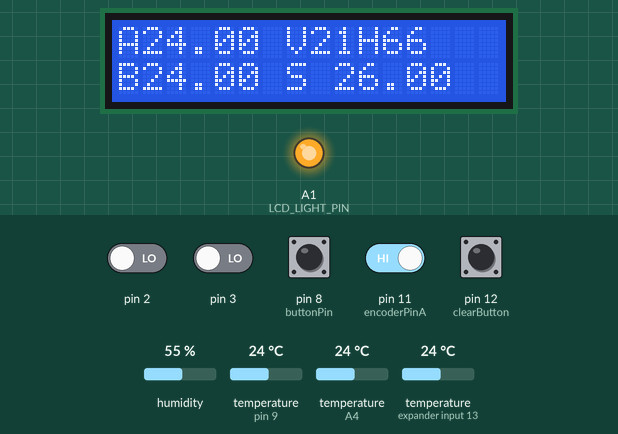
This sketch was run on a simulated Arduino Nano, built with avr-gcc and run on an emulated ATmega328P. On the bench: 16×2 character LCD, output pins drawn as LEDs (lit = HIGH). The test bench sets the inputs (shaded band); at power-on: pin 8 (buttonPin), pin 11 (encoderPinA), pin 12 (clearButton) HIGH, pin 2, pin 3 LOW, humidity 55 %, temperature (sensors on pin 9, A4, expander input 13) 24 °C. Pins used as bus, display or sensor lines are not drawn; what the sketch prints to the serial monitor is not drawn.

Above: at 8.1 s.
8.2 s: pin 12 (clearButton) pulled LOW for 0.6 s
At 9.1 s:
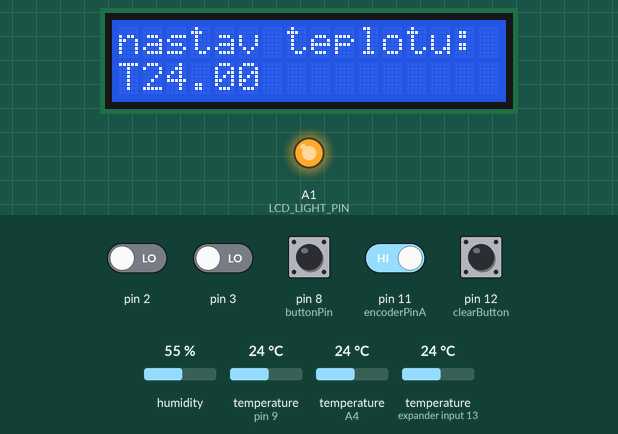
10.7 s: pin 12 (clearButton) pulled LOW for 0.6 s
At 12.6 s:
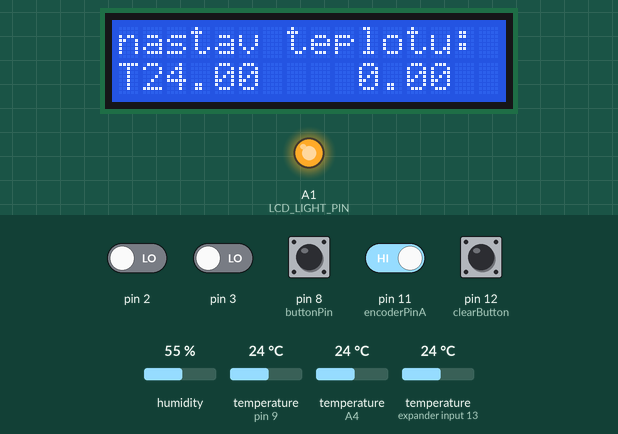
12.9 s: pin 8 (buttonPin) pulled LOW for 0.6 s
At 13.4 s:
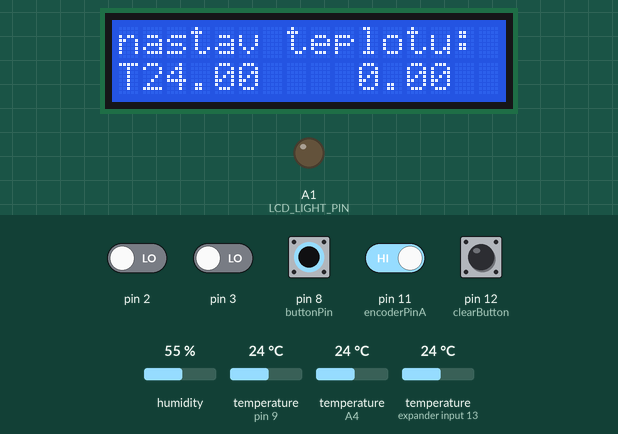
15.0 s: pin 2 driven HIGH
At 16.1 s:
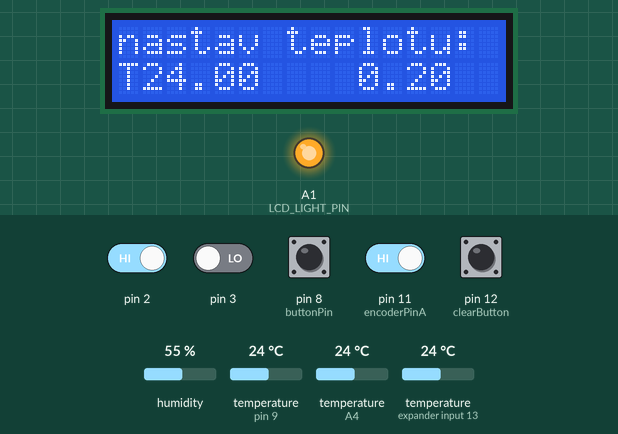
16.5 s: pin 8 (buttonPin) pulled LOW for 0.6 s
At 17.0 s:
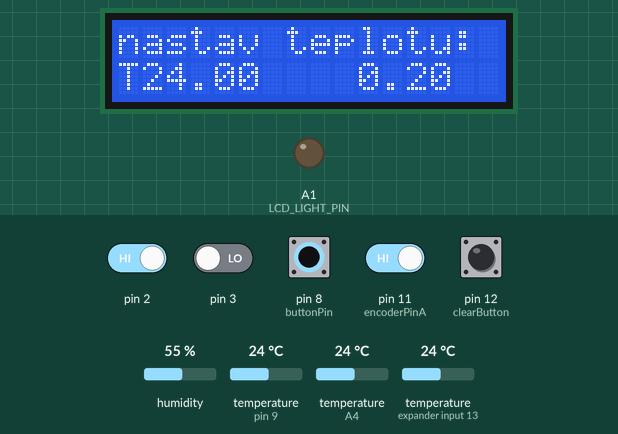
21.2 s: pin 8 (buttonPin) driven LOW and pin 12 (clearButton) driven LOW
At 22.7 s:
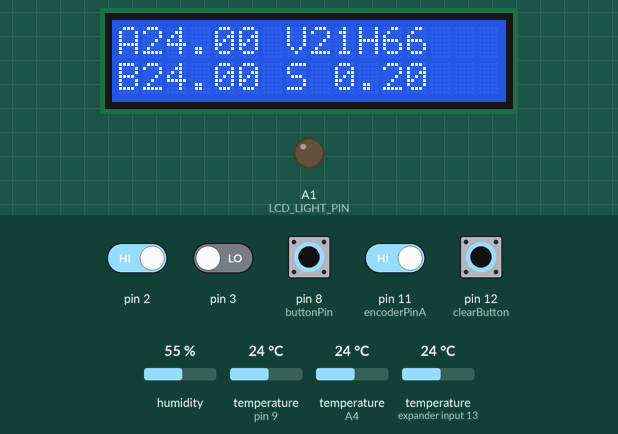
Timing chart, 0 to 24.2 s (numbered marks = the images above; inputs shaded):
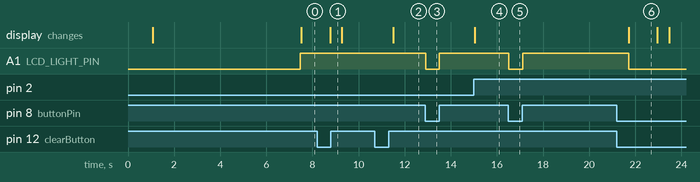

Measured:
- after the input at 8.2 s, the display: changes after 0.56 s (image 1)
- after the input at 10.7 s, the display: changes after 0.80 s (image 2)
- after the input at 12.9 s, A1 (LCD_LIGHT_PIN): HIGH → LOW at once, → HIGH 0.59 s later
- after the input at 15.0 s, the display: changes after 0.05 s (image 4)
- after the input at 16.5 s, A1 (LCD_LIGHT_PIN): HIGH → LOW at once, → HIGH 0.61 s later
- after the input at 21.2 s, A1 (LCD_LIGHT_PIN): HIGH → LOW after 0.52 s; the display: changes after 0.53 s (image 6)
- what the display in image 6 shows lasts 1.3 s, from 21.7 s to 23.0 s

The sketch:

LCDthermostatV0_2.ino
```cpp
#include <LiquidCrystal.h>
#include <Wire.h>
#include <OneWire.h>
#include <DallasTemperature.h>
#include <dht.h>

#define dht_dpin A4 //no ; here. Set equal to channel sensor is on
#define LCD_LIGHT_PIN A1
#define ONE_WIRE_BUS 9

dht DHT;

OneWire ourWire(ONE_WIRE_BUS);

DallasTemperature sensors(&ourWire);

// inicializuje lcd s definicí připojení na piny.
// MojeLCD1(RS,Enable, D4, D5, D6, D7)

LiquidCrystal lcd(7,6,5,4,3,2);


// usually the rotary encoders three pins have the ground pin in the middle
enum PinAssignments {
  encoderPinA = 11,   // right (labeled DT on our decoder, yellow wire)
  encoderPinB = 10,   // left (labeled CLK on our decoder, green wire)
  clearButton = 12,    // switch (labeled SW on our decoder, orange wire)
  // connect the +5v and gnd appropriately
};

//volatile unsigned int encoderPos = 0;  // a counter for the dial
float encoderPos = 0;  // a counter for the dial
boolean buttonState = 0;
const int buttonPin = 8;
boolean rele1 = A2;
boolean rele2 = A3;
boolean led1 = A5;
boolean led2 = A6;
boolean led3 = A7;
//unsigned int lastReportedPos = 1;   // change management
float lastReportedPos;   // change managemen
float settemp;
int Setup;
static boolean rotating=false;      // debounce management
float teplota0;
float vlhko0;
float teplota1;
float teplota2;
float histereze;
float OFFcool;
float OFFheat;
float oritemp;
float orihum;
float kortemp = -3;
float korhum = 11 ;


//Casování programu
int n = 100;
unsigned long mycounter = 0;

// interrupt service routine vars
boolean A_set = false;
boolean B_set = false;


void setup() {
  Serial.begin(9600);  // output
  Serial.println("Meny termostat");
  delay(500);
  Serial.println("spoustim LCD");
  delay(500);
  lcd.begin(16, 2); //inicializace displeje
  Serial.println("spoustim DS18 Teplotni cidlo");
  delay(500);
  sensors.begin();

  // Set the button pin as an input.
  pinMode(buttonPin, INPUT);

  // Set the LCD display backlight pin as an output.
  pinMode(LCD_LIGHT_PIN, OUTPUT);

  // Turn off the LCD backlight.
  digitalWrite(LCD_LIGHT_PIN, LOW);


  pinMode(led1, OUTPUT);
  pinMode(led2, OUTPUT);
  pinMode(led3, OUTPUT);
  pinMode(rele1, OUTPUT);
  pinMode(rele2, OUTPUT);
  digitalWrite(rele1, HIGH);
  digitalWrite(rele2, HIGH);
  Setup = 0;
  settemp = 26;
  histereze = 1;
  OFFcool = 15;
  OFFheat = 15;


  //  LastReportedPos = 20;

  pinMode(encoderPinA, INPUT_PULLUP); // new method of enabling pullups
  pinMode(encoderPinB, INPUT_PULLUP);
  pinMode(clearButton, INPUT_PULLUP);
  // turn on pullup resistors (old method)
  //digitalWrite(encoderPinA, HIGH);
  // digitalWrite(encoderPinB, HIGH);
  // digitalWrite(clearButton, HIGH);

  // encoder pin on interrupt 0 (pin 2)        vpravo + SW
  attachInterrupt(0, doEncoderA, CHANGE);
  // encoder pin on interrupt 1 (pin 3)         vlevo - SWW
  attachInterrupt(1, doEncoderB, CHANGE);

  //TEST LED a rele
  Serial.print("TEST");
  digitalWrite (led1, HIGH);
  digitalWrite(led2, LOW);
  digitalWrite(led3, LOW);
  digitalWrite(rele1, LOW);
  digitalWrite(rele2, HIGH);
  delay(1000);
  digitalWrite(led1, LOW);
  digitalWrite(led2, HIGH);
  digitalWrite(led3, LOW);
  digitalWrite(rele1, HIGH);
  digitalWrite(rele2, LOW);
  delay(1000);
  digitalWrite(led1, LOW);
  digitalWrite(led2, LOW);
  digitalWrite(led3, HIGH);
  digitalWrite(rele1, LOW);
  digitalWrite(rele2, LOW);
  delay(1000);
  digitalWrite(led1, LOW);
  digitalWrite(led2, LOW);
  digitalWrite(led3, LOW);
  digitalWrite(rele1, HIGH);
  digitalWrite(rele2, HIGH);
  delay(1000);
  digitalWrite(led1, HIGH);
  digitalWrite(led2, HIGH);
  digitalWrite(led3, HIGH);
  digitalWrite(rele1, LOW);
  digitalWrite(rele2, LOW);
  delay(1000);
  digitalWrite(led1, LOW);
  digitalWrite(led2, LOW);
  digitalWrite(led3, LOW);
  digitalWrite(rele1, LOW);
  digitalWrite(rele2, LOW);


}
void loop(){
  //////////////////////////////////////////////////////////////////////////////////////////////////
  //
  //
  //
  //načítání teplot  DS18 a DHT11
  //
  ///////////////////////////////////////////////////////////////////////////////////////////////////

  if (Setup == 0){
    Serial.println();
    Serial.print("Requesting temperature...");
    sensors.requestTemperatures(); // Send the command to get temperatures
    Serial.println("DONE");


    Serial.print("Device 1 (index 0) = ");
    Serial.print(sensors.getTempCByIndex(0));
    Serial.println(" Degrees C");
    Serial.print("Device 1 (index 0) = ");
    Serial.print(sensors.getTempFByIndex(0));
    Serial.println(" Degrees F");
    teplota1 = sensors.getTempCByIndex(0);


    Serial.print("Device 2 (index 0) = ");
    Serial.print(sensors.getTempCByIndex(1));
    Serial.println(" Degrees C");
    Serial.print("Device 2 (index 0) = ");
    Serial.print(sensors.getTempFByIndex(1));
    Serial.println(" Degrees F");
    teplota2 = sensors.getTempCByIndex(1);


    DHT.read11(dht_dpin);

    Serial.print("Current humidity = ");
    orihum = DHT.humidity + korhum;
    Serial.print(orihum);
    Serial.print("%  ");
    Serial.print("temperature = ");
    oritemp = DHT.temperature + kortemp;
    Serial.print(oritemp);
    Serial.println("C  ");
    teplota0 = DHT.temperature;
    vlhko0 = DHT.humidity;

  }


  /////////////////////////////////////////////////////////////////////////////////////////
  //
  //
  // MENU setup = ano1 ne0        podmínka pro zaplé vyplé menu
  //
  //
  /////////////////////////////////////////////////////////////////////////////////////

  if (digitalRead(clearButton) == LOW && Setup == 0 )

  {        //klik SW
    Serial.println("SW klik ON");
    Setup = 1;
    delay (300);
    lcd.clear();
    lcd.setCursor(0, 0);
    lcd.print("nastav teplotu:");
    lcd.setCursor(0, 1);
    lcd.print("T");
    lcd.setCursor(1, 1);
    lcd.print(teplota1);
  }
  if (digitalRead(clearButton) == LOW && Setup == 1 )  {        //klik SW
    Serial.println("SW klik OFF");
    Setup = 0;                                                  // ukončení nastavení zapíše settemp
    settemp = lastReportedPos;
    lastReportedPos = settemp;
    encoderPos=lastReportedPos;
    delay (500);
  }
  if (Setup == 1){
    //    do
    //    {       //když je zaplý setup ano1
    rotating = true;  // reset the debouncer
    if (encoderPos > 50 ){
      //    encoderPos = 0;
      lastReportedPos = 49;             //nepustí pod TsetMAX      koncák
    }
    if (encoderPos < -20 ){
      //    encoderPos = 0;
      lastReportedPos = -19;             //nepustí pod TsetMIN      koncák
    }
    else
    {
      if (lastReportedPos != encoderPos && encoderPos<50 && encoderPos>-19 ) {   //když se změní pozice a zároveň je v intervalu Tmin Tma
        Serial.print("Index:");                                                   // vypíše do konzole a přepíše poslední
        Serial.println(encoderPos, DEC);                        //pozici do aktuální
        Serial.println(lastReportedPos);
        lastReportedPos = encoderPos;
        delay(10);

      }
      lcd.setCursor(10, 1);
      lcd.println(lastReportedPos);

    }
    //    }
    //    while (digitalRead(clearButton) == LOW && Setup == 1);
  }
  //////////////////////////////////////////////////////////////////////////////////////////////////
  //
  //
  //
  //podsvícení LCD
  //
  ///////////////////////////////////////////////////////////////////////////////////////////////////

  if (Setup == 0);
  {
    // buttonState = digitalRead(buttonPin);         //načte tlačítko podsvícení a rozsvítí
    if (digitalRead(buttonPin) == 0)               //LCD backlight ON OFF
    {
      digitalWrite(LCD_LIGHT_PIN, LOW);
      Serial.println("Backlight OFF");
    }
    if (digitalRead(buttonPin) == 1)
    {
      digitalWrite(LCD_LIGHT_PIN, HIGH);
      Serial.println("Backlight ON");
    }
  }


  //////////////////////////////////////////////////////////////////////////////////////////////////
  //
  //
  //
  //výpis na LCD
  //
  ///////////////////////////////////////////////////////////////////////////////////////////////////

  if (Setup == 0){        //pokud je setup vyplý tak se vypisuje nějakej text na LCD
    lcd.clear();                        ///
    lcd.setCursor(0, 0);                //  /T1   T3    Tset             S
    lcd.print("A");
    lcd.setCursor(1, 0);
    lcd.print(teplota1);    ///
    //  /T2   Hu    Tset-T1          S
    lcd.setCursor(0, 1);                ///
    lcd.print("B");
    lcd.setCursor(1, 1);
    lcd.print(teplota2);

    lcd.setCursor(7, 0);
    lcd.print("V");
    lcd.setCursor(8, 0);                 // není to celý chyběj čidla
    lcd.print(oritemp);
    lcd.setCursor(10, 0);                 // není to celý chyběj čidla
    lcd.print("H");
    lcd.setCursor(11, 0);                 // není to celý chyběj čidla
    lcd.print(orihum);
    lcd.println("  ");

    lcd.setCursor(7, 1);
    lcd.print("S");
    lcd.setCursor(9, 1);                 // není to celý chyběj čidla
    lcd.print(settemp);

    lcd.setCursor(13, 0);                  //sem vrazit šipky
    lcd.print("   ");
    lcd.setCursor(15, 1);                  //sem vrazit šipky
    lcd.print("");

    lcd.setCursor(15, 0);
    lcd.print("");
  }

  //////////////////////////////////////////////////////////////////////////////////////////////////
  //
  //
  //
  //funkce termostatu
  //
  ///////////////////////////////////////////////////////////////////////////////////////////////////
  if (Setup == 0){
    if(teplota1 <= settemp-histereze && teplota1 < OFFheat)
    {// čeká na samovolné ohřátí
      digitalWrite(led1, LOW);
      digitalWrite(led2, HIGH);
      digitalWrite(led3, LOW);
      Serial.print ("cekam na teplo");
      digitalWrite(rele1, LOW);
      digitalWrite(rele2, LOW);
      Serial.println("LOW LOW ceka na minimalni teplotu ohřevu");
      //      delay (1000);
      //      digitalWrite(led2, 0);
      //      delay (1000);

    }


    if(teplota1 <= settemp-histereze && teplota1 > OFFheat) {
      // topí
      digitalWrite(led1, HIGH);
      digitalWrite(led2, LOW);
      digitalWrite(led3, LOW);
      Serial.print ("topim");
      digitalWrite(rele1, LOW);
      digitalWrite(rele2, HIGH);
      Serial.print("Rele2,HIGH topí");
      //      delay (1000);

    }

    if(teplota1 >= settemp+histereze && teplota1 <OFFcool) {
      //chladí
      digitalWrite(led1,LOW);
      digitalWrite(led2, LOW);
      digitalWrite(led3, HIGH);
      Serial.print ("chladim");
      digitalWrite(rele1, HIGH);
      digitalWrite(rele2, LOW);
      Serial.println("Rele1,HIGH chladi");
      //      delay (1000);

    }
    if(teplota1 >= settemp+histereze && teplota1 > OFFcool) {
      //čeká na chladnutí
      digitalWrite(led1,LOW);
      digitalWrite(led2, HIGH);
      digitalWrite(led3, LOW);
      Serial.println ("cekam na chlad minimalni teplotu chlazeni");
      digitalWrite(rele1, LOW);
      digitalWrite(rele2, LOW);
      //      delay (1000);

    }

    if (teplota1 <= settemp-histereze && teplota1 <= OFFheat) //nedělá nic
    {

      digitalWrite(led1,LOW);
      digitalWrite(led2, HIGH);
      digitalWrite(led3, LOW);
      Serial.print ("cekam na hodnotu");
      //      delay (1000);
    }
    //    if (teplota1 >= settemp+histereze){
    //      //    digitalWrite(led1, 1);
    //      //    digitalWrite(led2, 1);
    //      //    digitalWrite(led3, 0);
    //      Serial.print ("přetopeno");
    //    digitalWrite(rele1, LOW);
    //    digitalWrite(rele2, LOW);

    //
    //    }
    //    if (teplota1 <= settemp-histereze){
    //      //    digitalWrite(led1, O);
    //      //    digitalWrite(led2, 1);
    //      //    digitalWrite(led3, 1);
    //      Serial.print ("přechlazeno");
    //        digitalWrite(rele1, LOW);
    //        digitalWrite(rele2, LOW);
    //
    //
    //    }


  }


}


// Interrupt on A changing state    změna stavu kroutítka
void doEncoderA(){
  // debounce
  if ( rotating ) delay (1);  // wait a little until the bouncing is done

  // Test transition, did things really change?
  if( digitalRead(encoderPinA) != A_set ) {  // debounce once more
    A_set = !A_set;

    // adjust counter + if A leads B
    if ( A_set && !B_set && encoderPos<50 )
      encoderPos += .2;
    delay(30);

    rotating = false;  // no more debouncing until loop() hits again
  }
}

// Interrupt on B changing state, same as A above
void doEncoderB(){
  if ( rotating ) delay (1);
  if( digitalRead(encoderPinB) != B_set ) {
    B_set = !B_set;
    //  adjust counter - 1 if B leads A
    if( B_set && !A_set  && encoderPos>-20 )
      encoderPos -= .2;
    delay(30);

    rotating = false;
  }
}
```
